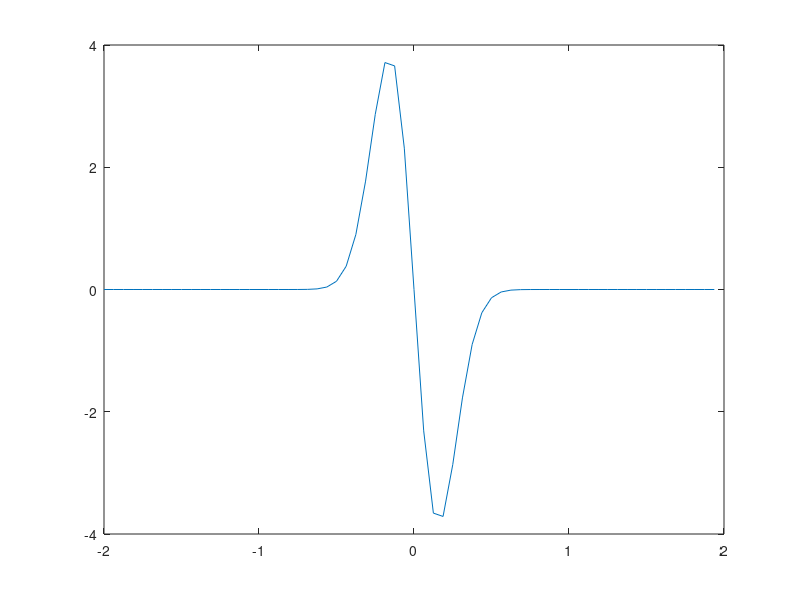

Source code (MATLAB):
N=64;
x=zeros(N,1);
e=zeros(N,N);
for k=0:N-1
  for j=0:N-1
    e(k+1,j+1)=exp(-2*i*pi*k*j/N);
  end
end
e1=0*e
for j=0:N-1
	for k=0:N-1
		e1(k+1,j+1)=1./N*exp(2*i*j*k*pi/N)
	end
end
a = -2;
b = 2;

dx = (b-a)/N;
t = a + dx*(0:N-1);
f = exp(-t.*t/0.05);
dfx=-2/0.05*t.*f;
fftx = fft(f);
k = 2*pi/(b-a)*[0:N/2-1, 0, -N/2+1:-1];
dffft = 1i*k.*fftx;
df = ifft(dffft);
plot(t,df)



#e*x-y
#plot(real(y),'r')
